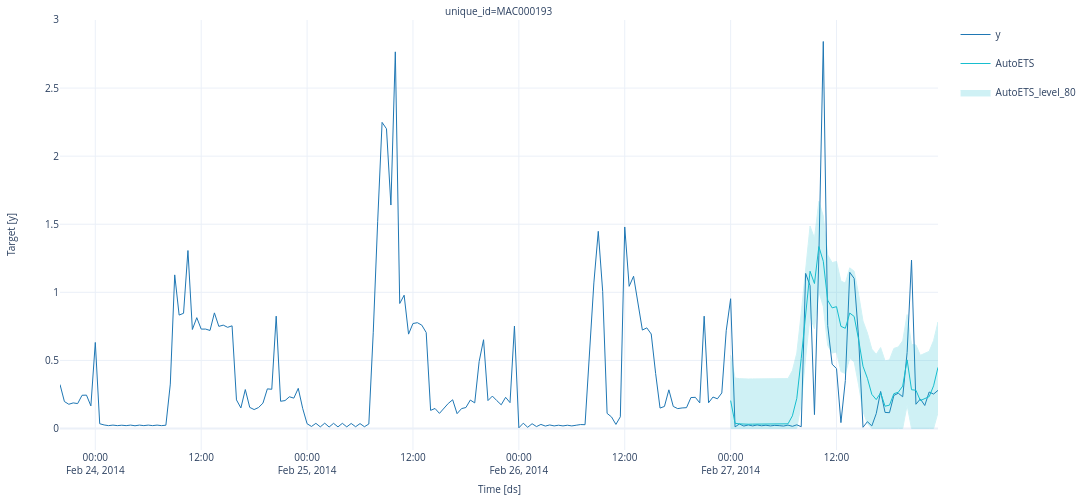

The cell this chart's notebook holds for it:
### Code cell
plot_series(data, y_hat, max_insample_length=200, models=["AutoETS"], level=[80])

### Figure 1 — Plotly figure (JSON) as saved in the notebook; plotly's stock layout.template omitted (floating-point values rounded to 4 significant figures; data arrays with more than 128 entries replaced by an {"elided": "..."} marker saying what was removed)
{"data": [{"legendgroup": "y", "line": {"color": "#1f77b4", "width": 1}, "mode": "lines", "name": "y", "showlegend": true, "type": "scatter", "x": {"elided": "200 str values"}, "xaxis": "x", "y": {"elided": "200 float values"}, "yaxis": "y"}, {"legendgroup": "AutoETS", "line": {"color": "#17becf", "width": 1}, "mode": "lines", "name": "AutoETS", "showlegend": true, "type": "scatter", "x": {"elided": "200 str values"}, "xaxis": "x", "y": {"elided": "200 float values"}, "yaxis": "y"}, {"fill": "toself", "fillcolor": "#17becf", "legendgroup": "AutoETS_level_80", "line": {"color": "#17becf", "width": 1}, "mode": "lines", "name": "AutoETS_level_80", "opacity": 0.2, "showlegend": true, "type": "scatter", "x": {"elided": "400 str values"}, "xaxis": "x", "y": {"elided": "400 float values"}, "yaxis": "y"}], "layout": {"annotations": [{"font": {"size": 10}, "showarrow": false, "text": "unique_id=MAC000193", "x": 0.5, "xanchor": "center", "xref": "paper", "y": 1, "yanchor": "bottom", "yref": "paper"}, {"font": {"size": 10}, "showarrow": false, "text": "Time [ds]", "x": 0.5, "xanchor": "center", "xref": "paper", "y": 0, "yanchor": "top", "yref": "paper", "yshift": -30}, {"font": {"size": 10}, "showarrow": false, "text": "Target [y]", "textangle": -90, "x": 0, "xanchor": "right", "xref": "paper", "xshift": -40, "y": 0.5, "yanchor": "middle", "yref": "paper"}], "autosize": true, "font": {"size": 10}, "height": 500, "margin": {"b": 50, "l": 60, "r": 10, "t": 20}, "showlegend": true, "width": 1200, "xaxis": {"anchor": "y", "domain": [0, 1], "showticklabels": true, "visible": true}, "yaxis": {"anchor": "x", "domain": [0, 1]}}}
